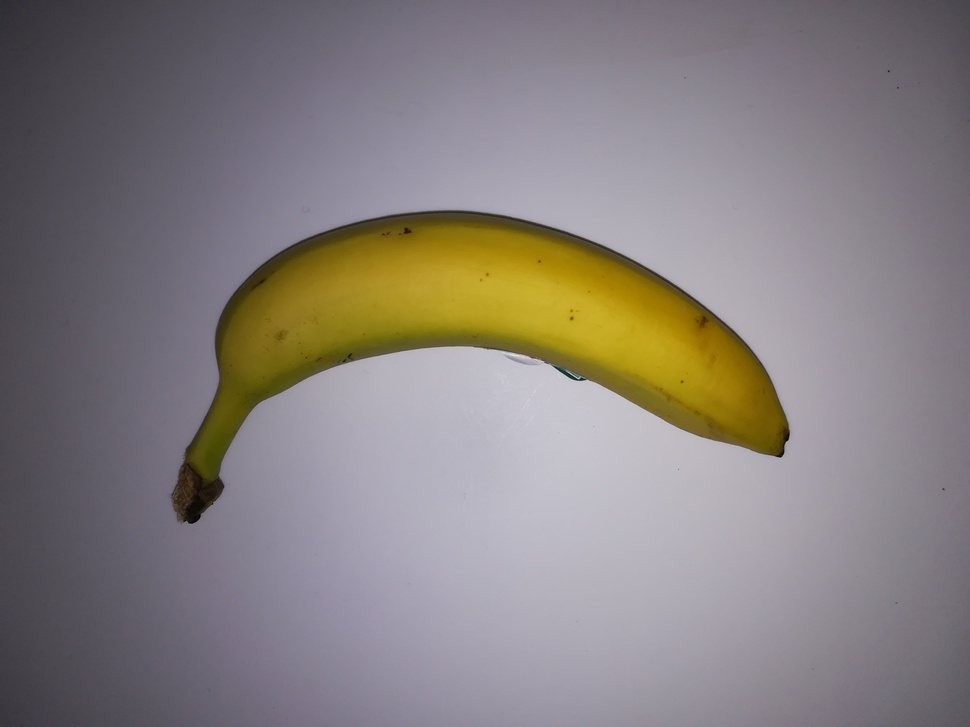
#> input picture images_to_classify/IMG_20181119_225244.jpg, 970 x 727 px, shrunk from 3968 x 2976 before the run
$ jupyter execute --allow-errors dimensions_notebook.ipynb   (older library calls are emulated)
#> lines starting #> are read from the running program, lines starting #| are printed output that depends on the picture; after the words box and inside, x2 and y2 are one past the last pixel; in counts of white or black regions, pixels touching at a corner belong together
[cell 1]
import cv2
import numpy as np
from matplotlib import pyplot as plt

#from IPython.core.interactiveshell import InteractiveShell
#InteractiveShell.ast_node_interactivity = "all"

[cell 2]
# read image
img = cv2.imread('../images_to_classify/IMG_20181119_225244.jpg')
#> img is the input picture: shape (727, 970, 3); mean B, G, R 127.4, 127.9, 134.4
img = cv2.cvtColor(img, cv2.COLOR_BGR2RGB)
plt.imshow(img)

[cell 3]
gray = cv2.cvtColor(img, cv2.COLOR_BGR2GRAY)
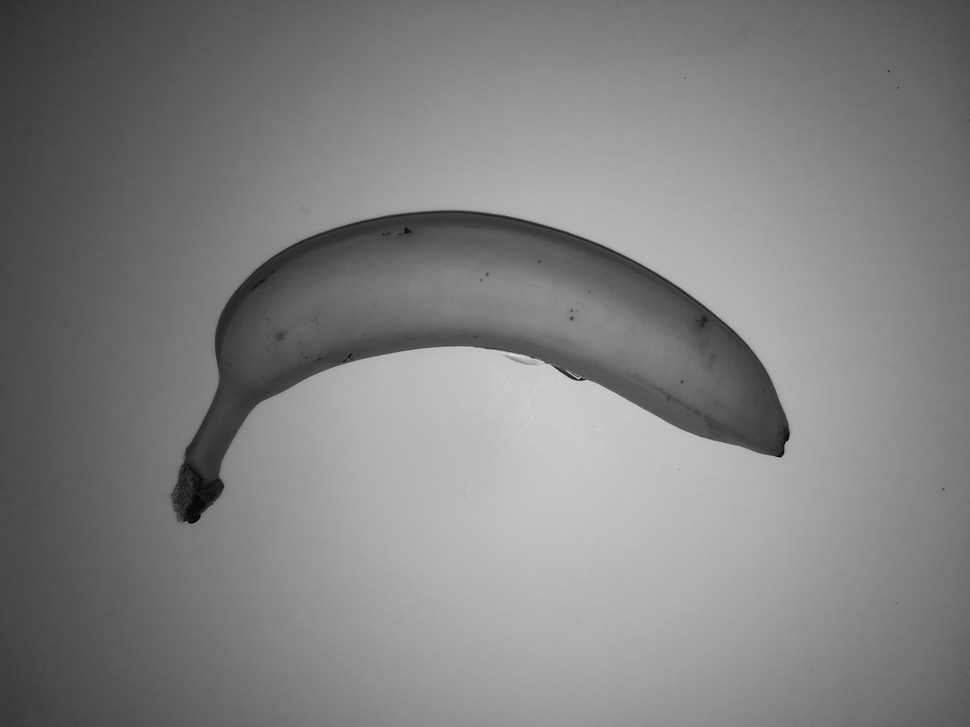
#> gray: shape (727, 970); min 1, max 236, mean 128.6
gray = cv2.bilateralFilter(gray, 11, 17, 17)
# threshold image
threshed_img = cv2.adaptiveThreshold(gray, 80, cv2.ADAPTIVE_THRESH_MEAN_C, cv2.THRESH_BINARY_INV, 11, 2)
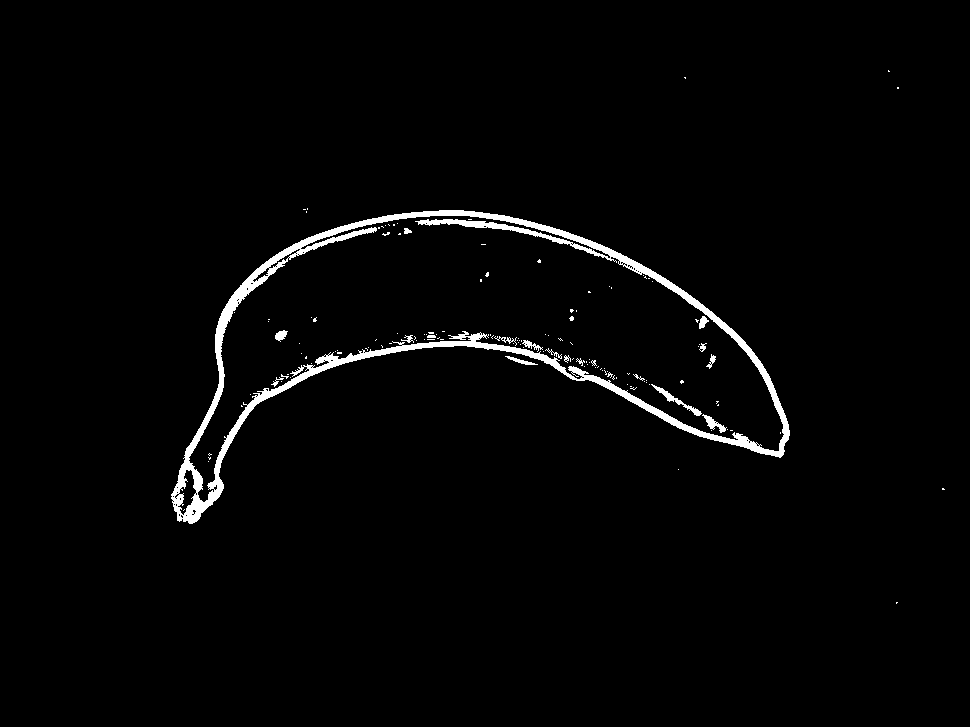
#> threshed_img: shape (727, 970); values 0 (black) and 80 (white), 2.1% white; 139 white regions (121 under 20 px), largest, box (x1, y1, x2, y2) and area: (171, 210, 790, 524) 13176, (651, 384, 702, 416) 245, (702, 414, 727, 433) 158

#enhance contours by dilating them
kernel = cv2.getStructuringElement(cv2.MORPH_ELLIPSE,(9,9))
#> (the rest of this cell did not finish here and is left out)

[cell 4]
#insert fruit area of original image onto a new image with black background
mask = np.zeros_like(img)

#creating new black image same size as the original
out = np.zeros_like(img)

#selecting all the pixels from mask that are white and replace them with those same
#pixels from the original image (that correspond to the pixels of the fruit)
out[mask==0] = img[mask==0]

#> (the rest of this cell did not finish here and is left out)

[cell 5]
# with each contour, draw boundingRect in green
# a minAreaRect in blue
minAreaRect = []
boxes = []

#> (the rest of this cell did not finish here and is left out)

[cell 6]
#show image with all the contours detected
plt.imshow(mask)

$ run again, with images_to_classify/IMG_20181119_225255.jpg copied over images_to_classify/IMG_20181119_225244.jpg
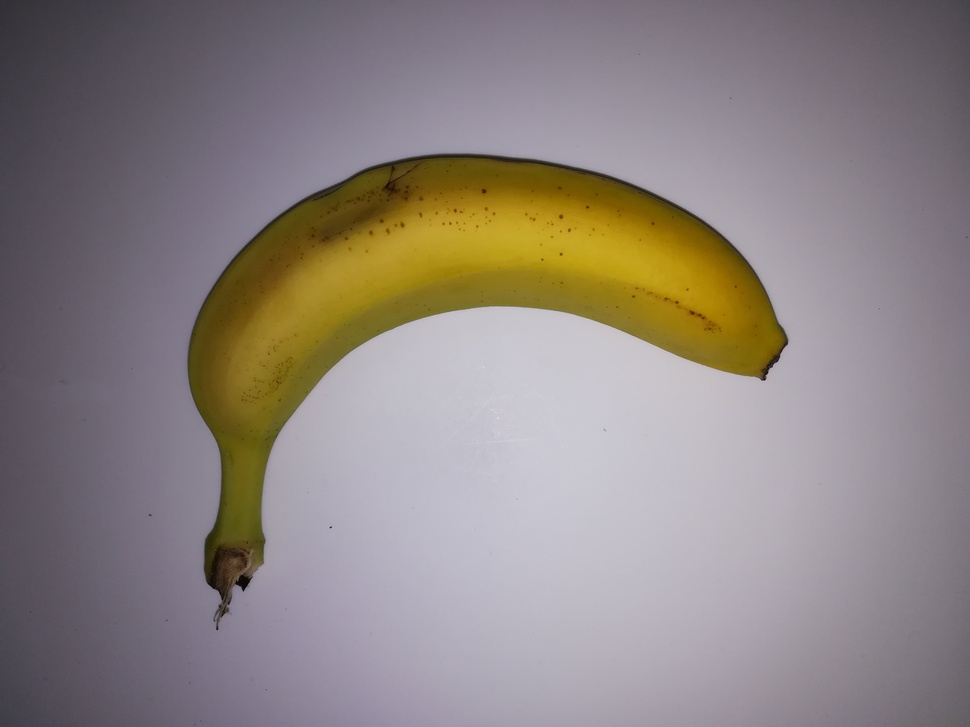
#> input picture images_to_classify/IMG_20181119_225255.jpg, 970 x 727 px, shrunk from 3968 x 2976 before the run
#> img is the input picture: shape (727, 970, 3); mean B, G, R 130.1, 132.6, 141.2
#> `gray = cv2.cvtColor(img, cv2.COLOR_BGR2GRAY)`:
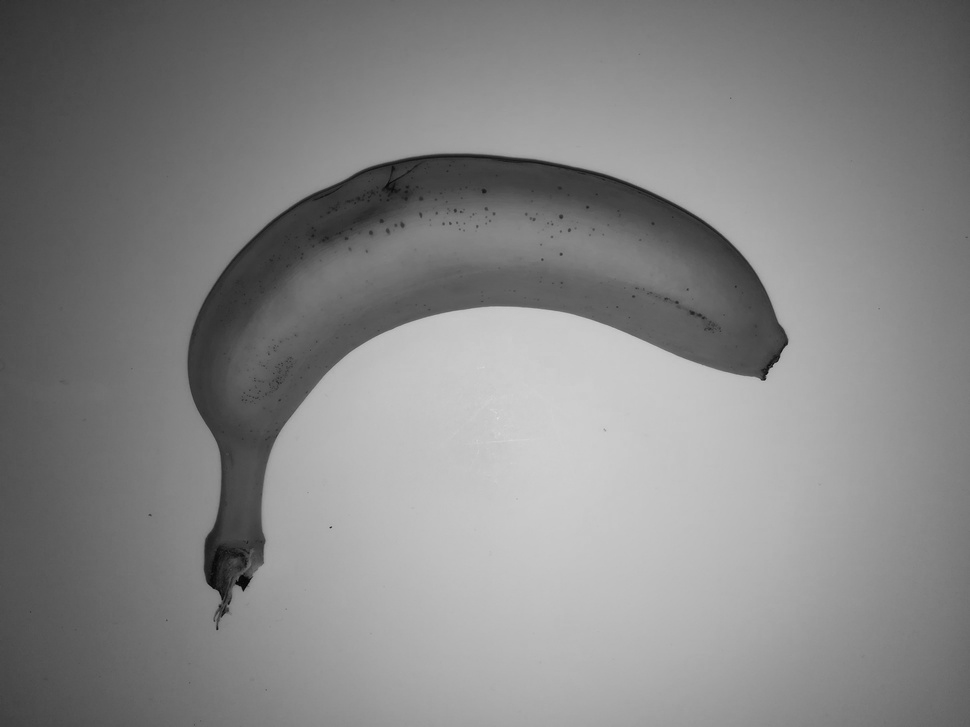
#> gray: shape (727, 970); min 2, max 222, mean 132.9
#> `threshed_img = cv2.adaptiveThreshold(gray, 80, cv2.ADAPTIVE_THRESH_MEA..`:
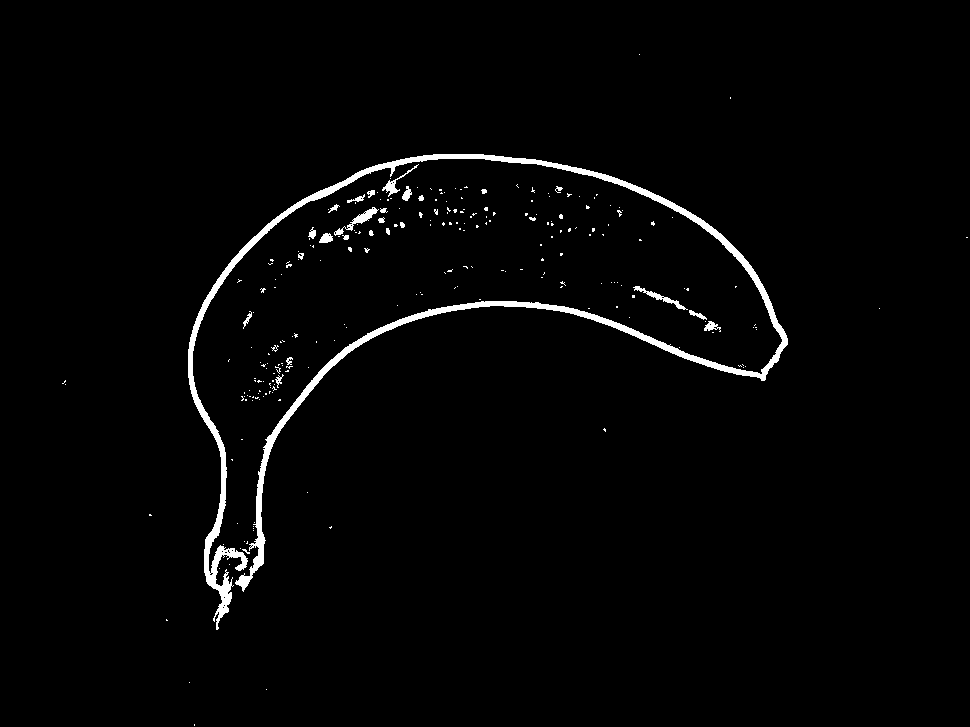
#> threshed_img: shape (727, 970); values 0 (black) and 80 (white), 2% white; 246 white regions (219 under 20 px), largest, box (x1, y1, x2, y2) and area: (188, 154, 788, 630) 11576, (334, 207, 379, 236) 277, (633, 286, 688, 310) 232

$ run again, with images_to_classify/IMG_20181119_225303.jpg copied over images_to_classify/IMG_20181119_225244.jpg
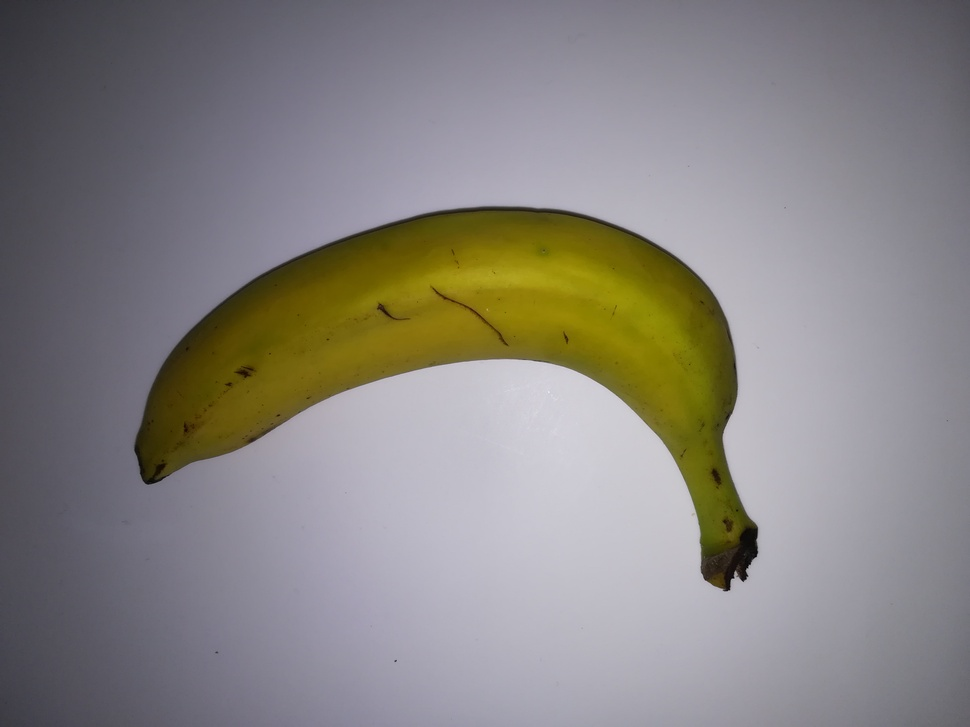
#> input picture images_to_classify/IMG_20181119_225303.jpg, 970 x 727 px, shrunk from 3968 x 2976 before the run
#> img is the input picture: shape (727, 970, 3); mean B, G, R 130.1, 132.4, 135.8
#> `gray = cv2.cvtColor(img, cv2.COLOR_BGR2GRAY)`:
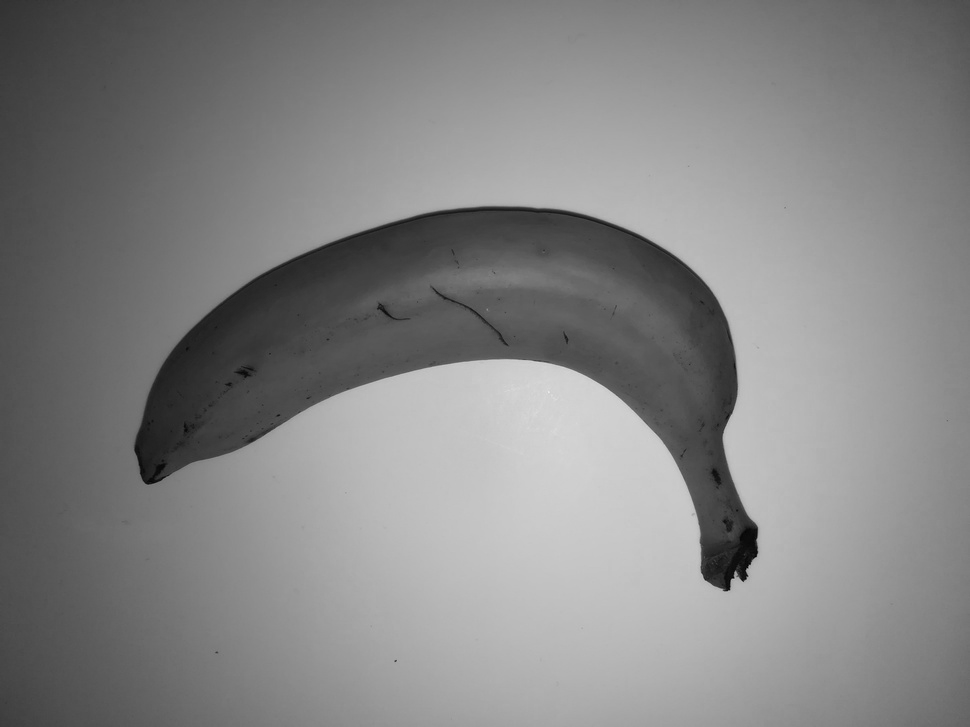
#> gray: shape (727, 970); min 0, max 235, mean 132.2
#> `threshed_img = cv2.adaptiveThreshold(gray, 80, cv2.ADAPTIVE_THRESH_MEA..`:
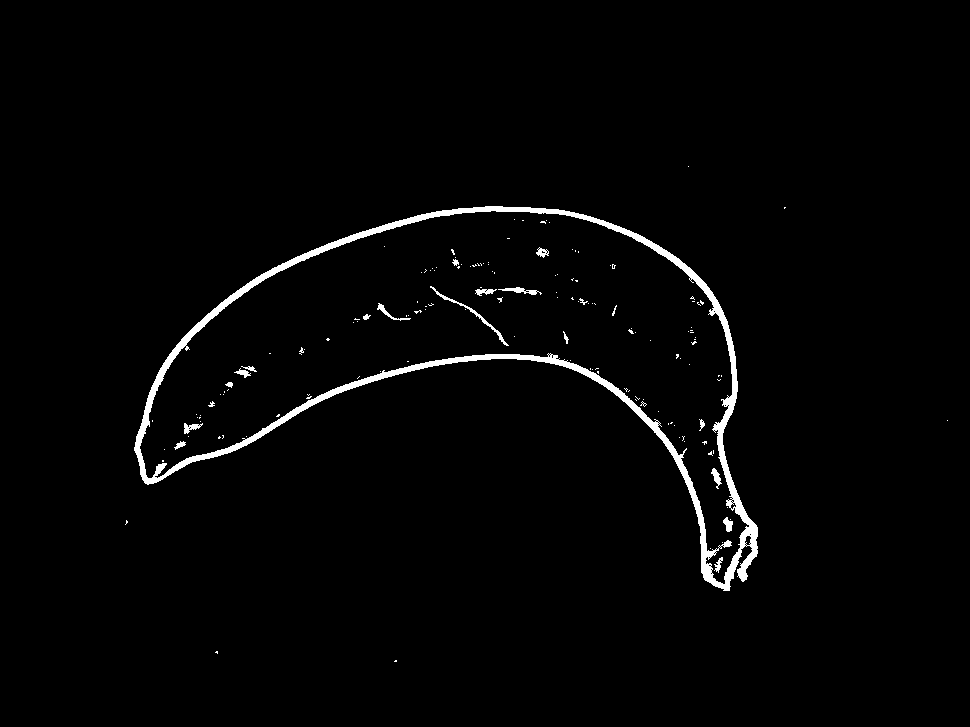
#> threshed_img: shape (727, 970); values 0 (black) and 80 (white), 1.9% white; 155 white regions (134 under 20 px), largest, box (x1, y1, x2, y2) and area: (134, 206, 758, 591) 11840, (430, 286, 509, 346) 267, (498, 287, 542, 295) 142
